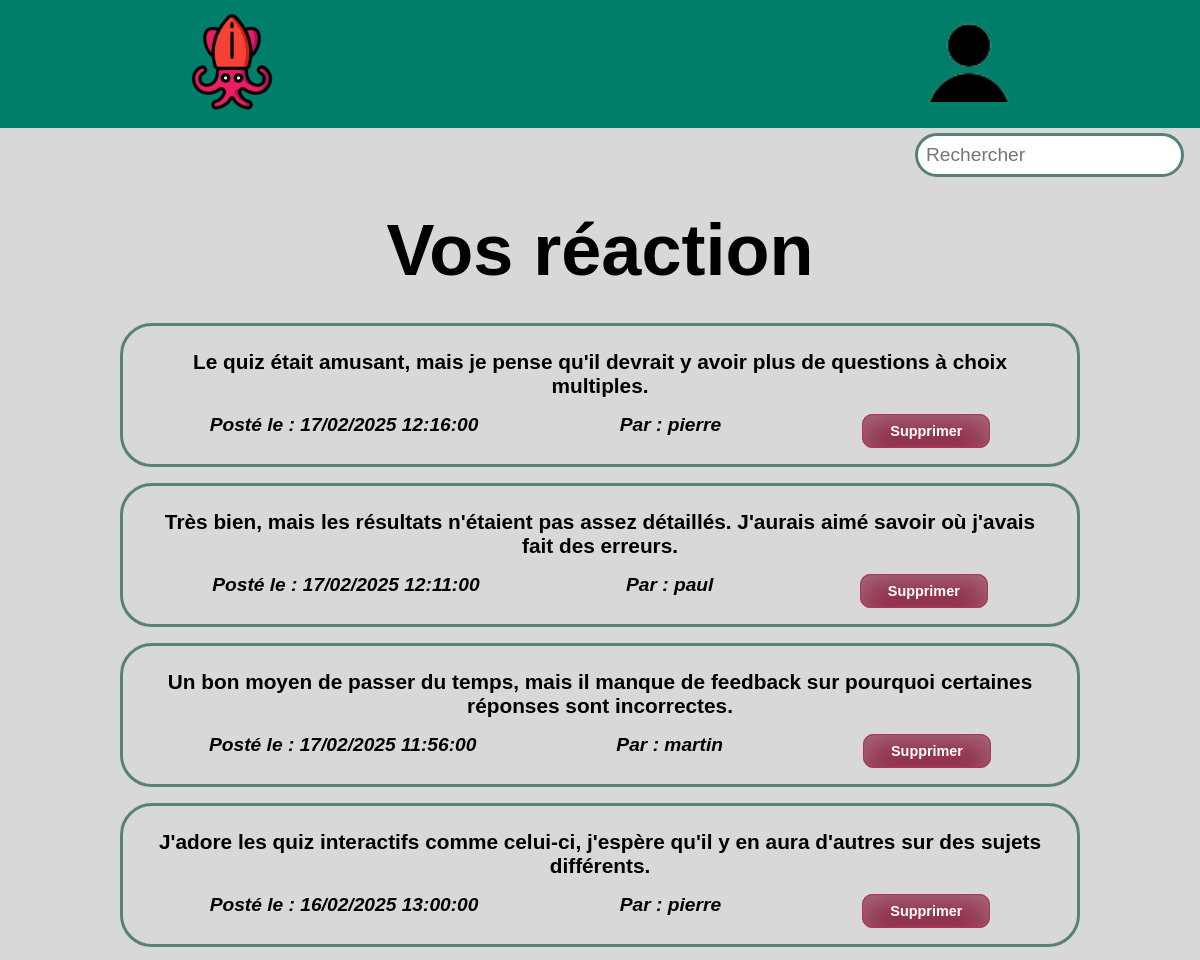
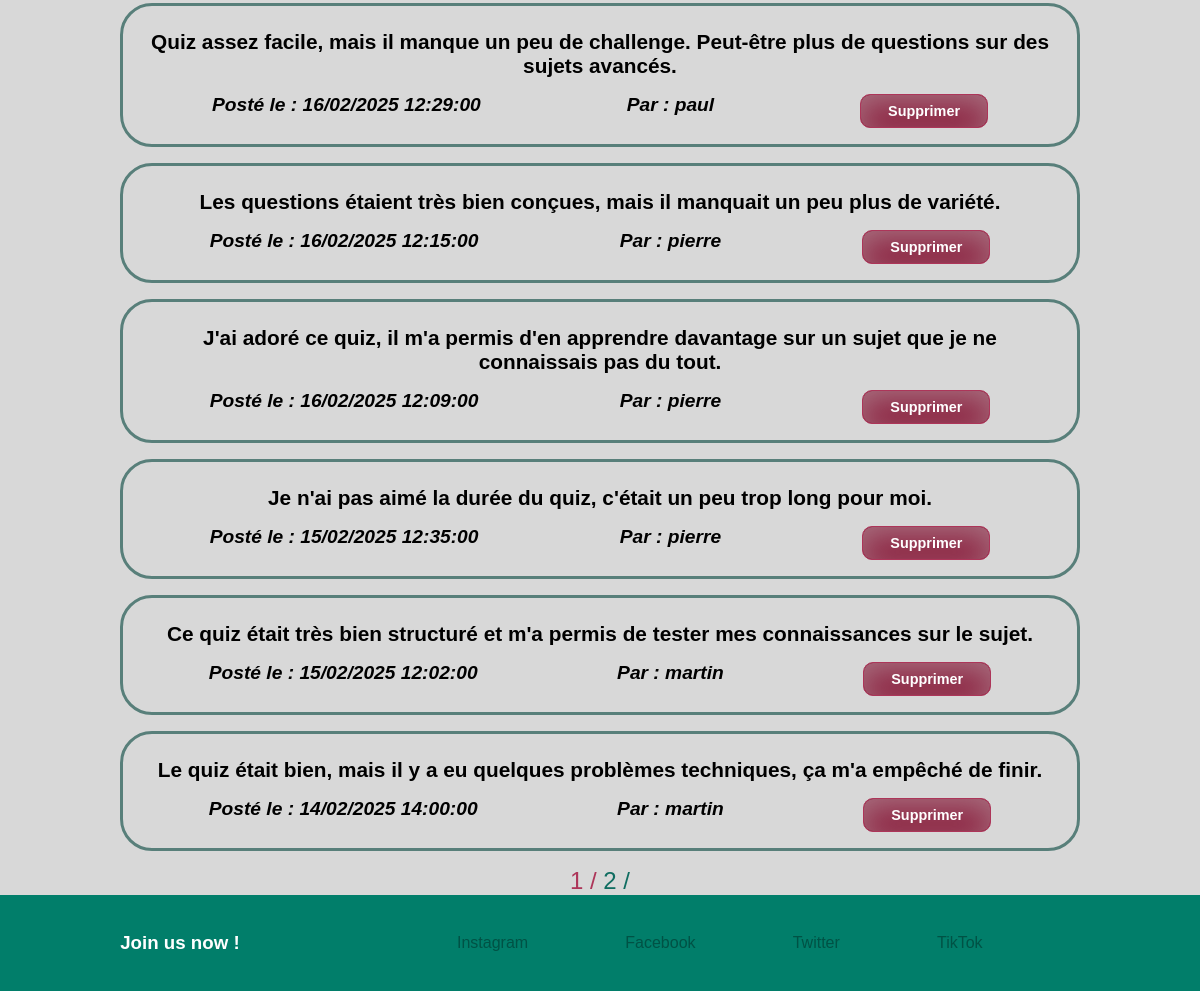
Screenshot of /pages/admin.php with the database file from the repository (2 pictures, top to bottom).
### tables this page shows
CREATE TABLE comment(
    id INT AUTO_INCREMENT PRIMARY KEY,
    comment TEXT NOT NULL,
    date DATETIME NOT NULL,
    id_user INT NOT NULL,
    FOREIGN KEY (id_user) REFERENCES user(id) ON DELETE CASCADE ON UPDATE CASCADE
);

CREATE TABLE user (
    id INT AUTO_INCREMENT PRIMARY KEY,
    login VARCHAR(100) NOT NULL UNIQUE,
    password VARCHAR(255) NOT NULL,
    role VARCHAR(100) NOT NULL
);

### models/Bdd.php (called while the page is built, shortened)
<?php
class Bdd
{
    public function __construct()
    {
        $host = "localhost";
        $username = "root";
        $password = "";
        $dbName = "livreor";
        try {
            $this->bdd  = new PDO("mysql:host=$host;dbname=$dbName;charset=utf8", $username, $password);
        } catch (PDOException $e) {
            echo "Erreur : " . $e->getMessage();
        }
    }
}

### models/Comment.php (called while the page is built, shortened)
<?php
require_once(__DIR__ . "/Bdd.php");
class Comment extends Bdd
{
    public function countComment()
    {
        $sql = "SELECT COUNT(id) as nbComment FROM comment";
        $getCount = $this->bdd->prepare($sql);
        $getCount->execute();
        return $getCount->fetchAll(PDO::FETCH_ASSOC);;
    }
    public function getAllComments($whichPage, $perPage)
    {
        $sql = "SELECT comment.id, comment.comment, DATE_FORMAT(comment.date,\"%d/%m/%Y %H:%i:%s\") as date, user.id as userId, user.login
                FROM comment
                JOIN user ON comment.id_user = user.id
                ORDER BY date DESC
                LIMIT " . (($whichPage - 1) * $perPage) . ",$perPage";
        $getAll = $this->bdd->prepare($sql);
        $getAll->execute();
        return $getAll->fetchAll(PDO::FETCH_ASSOC);
    }
}

### pages/admin.php (the view, shortened to what this page needs)
<?php
include_once("../models/Comment.php");
$perPage = 10;
$getComments = new Comment();
$nbComments = $getComments->countComment();
$nbComment = $nbComments[0]['nbComment'];
$nbPage = ceil($nbComment / $perPage);
if ((isset($_GET['p'])) && $_GET['p'] > 0 && $_GET['p'] <= $nbPage) {
    $whichPage = $_GET['p'];
} else {
    $whichPage = 1;
}
if (isset($_POST['search'])) {
    $allComments = $getComments->getAllCommentsSearch($_POST['search'], $whichPage, $perPage);
} else {
    $allComments = $getComments->getAllComments($whichPage, $perPage);
}
?>
<?php include '../components/header.php'; ?>
<main class="livre-dor">
    <section>
        <section class="searchBar">
            <form action="" method="post">
                <input type="text" name="search" placeholder="Rechercher" class="inputSearch">
            </form>
        </section>
        <h1 class="livre-dor-titre">Vos réaction</h1>
        <?php foreach ($allComments as $comment) : ?>
            <article class="box-comment">
                <div class="box-comment-top">
                    <p class="comment"><?= $comment['comment'] ?></p>
                </div>
                <div class="box-comment-bottom">
                    <p class="box-comment-info">Posté le : <?= $comment['date'] ?></p>
                    <p class="box-comment-info"> Par : <?= $comment['login'] ?></p>
                    <form action="" method="post">
                        <button type="submit" name="delete" class="delete" value="<?= $comment['id'] ?>">Supprimer</button>
                    </form>
                </div>
            </article>
        <?php endforeach ?>
    </section>
    <section class="pagination">
        <?php for ($i = 1; $i <= $nbPage; $i++) : ?>
            <?php if ($i == $whichPage) : ?>
                <span> <?= $i ?> / </span>
            <?php else : ?>
                <a href="livre-or.php?p=<?= $i ?>" ?><?= $i ?> /</a>
            <?php endif ?>
        <?php endfor ?>
    </section>
</main>
<?php include '../components/footer.php'; ?>

### assets/css/style_header-footer.css (style rules this page uses)
* { margin: 0; padding: 0; box-sizing: border-box; text-decoration: none; list-style: none; white-space: normal; word-break: break-word; font-family: Arial, Helvetica, sans-serif; }
body { background-color: #d8d8d8; }

### assets/css/style_livre-dor.css (style rules this page uses)
.livre-dor { text-align: center; }
.livre-dor-titre { font-size: 4.5rem; font-weight: bold; margin: 2rem; }
.box-comment { width: 50%; border: 3px solid #587f7a; border-radius: 2rem; margin: 1rem auto; padding: 1rem; }
.box-comment-bottom { margin-top: 0.5rem; display: flex; justify-content: space-around; }
.comment { font-size: 1.3rem; font-weight: 600; padding: 0.5rem; }
.box-comment-info { font-size: 1.2rem; font-weight: bold; font-style: italic; }
.searchBar { text-align: end; margin: 0.3rem 1rem; }
.inputSearch { font-size: 1.2rem; padding: 0.5rem; border: 3px solid #587f7a; border-radius: 2rem; }
.delete { background-color: #8b1e3d; border: 1px solid #ad3559; box-shadow: 0px 9px 30px 0px rgba(201, 201, 201, 0.483) inset; min-width: 8rem; padding: 0.5rem 1rem; border-radius: 10px; font-weight: bold; font-size: 0.9rem; cursor: pointer; color: white; }
main { min-height: 80vh; }
.pagination span, .pagination a { font-size: 1.5rem; }
.pagination span { color: #ad3559; }
.pagination a { color: #106d61; text-decoration: none; }
@media screen and (max-width: 1200px) { .box-comment { width: 80%; } }

### assets/css/style_connexion.css (style rules this page uses)
* { margin: 0; padding: 0; }
body { font-family: Arial, Helvetica, sans-serif; }

### rows the page displays
comment: comment "Le quiz était amusant, mais je pense qu'il devrait y avoir plus de questions à choix multiples.", date "17/02/2025 12:16:00", id_user.login "pierre", $comment['id'] 5 (drawn)
comment: comment "Très bien, mais les résultats n'étaient pas assez détaillés. J'aurais aimé savoir où j'avais fait des erreurs.", date "17/02/2025 12:11:00", id_user.login "paul", $comment['id'] 6 (drawn)
comment: comment "Un bon moyen de passer du temps, mais il manque de feedback sur pourquoi certaines réponses sont incorrectes.", date "17/02/2025 11:56:00", id_user.login "martin", $comment['id'] 16 (drawn)
comment: comment "J'adore les quiz interactifs comme celui-ci, j'espère qu'il y en aura d'autres sur des sujets différents.", date "16/02/2025 13:00:00", id_user.login "pierre", $comment['id'] 11 (drawn)
comment: comment "Quiz assez facile, mais il manque un peu de challenge. Peut-être plus de questions sur des sujets avancés.", date "16/02/2025 12:29:00", id_user.login "paul", $comment['id'] 8 (drawn)
comment: comment "Les questions étaient très bien conçues, mais il manquait un peu plus de variété.", date "16/02/2025 12:15:00", id_user.login "pierre", $comment['id'] 3 (drawn)
comment: comment "J'ai adoré ce quiz, il m'a permis d'en apprendre davantage sur un sujet que je ne connaissais pas du tout.", date "16/02/2025 12:09:00", id_user.login "pierre", $comment['id'] 2 (drawn)
comment: comment "Je n'ai pas aimé la durée du quiz, c'était un peu trop long pour moi.", date "15/02/2025 12:35:00", id_user.login "pierre", $comment['id'] 4 (drawn)
comment: comment "Ce quiz était très bien structuré et m'a permis de tester mes connaissances sur le sujet.", date "15/02/2025 12:02:00", id_user.login "martin", $comment['id'] 14 (drawn)
comment: comment "Le quiz était bien, mais il y a eu quelques problèmes techniques, ça m'a empêché de finir.", date "14/02/2025 14:00:00", id_user.login "martin", $comment['id'] 12 (drawn)
